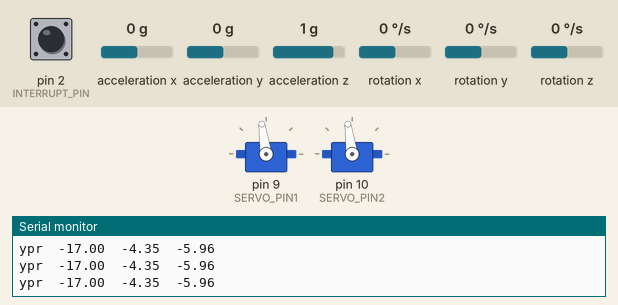
Simulated run of this sketch. Board: Arduino Uno, built with avr-gcc and run on an emulated ATmega328P. Parts: 2 × servo, the last lines printed to the serial monitor. The inputs (shaded band) are chosen by the test bench; at power-on: rotation z 0 °/s, acceleration y 0 g, acceleration x 0 g, acceleration z 1 g, pin 2 (INTERRUPT_PIN) LOW, rotation x 0 °/s, rotation y 0 °/s. The sensor or clock chip raises its interrupt line as the real part does.

Above: at 2.7 s.
2.8 s: rotation z set to -100 °/s
At 3.56 s:
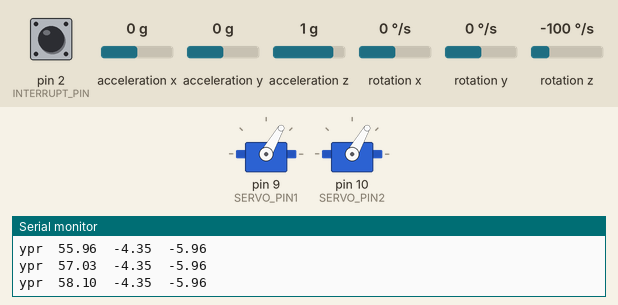
5.8 s: acceleration y set to -1.4 g
At 5.99 s:
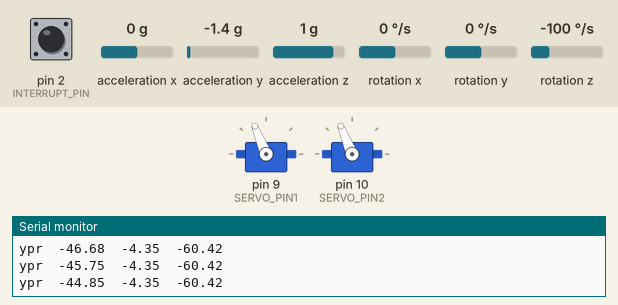
8.8 s: acceleration x set to 1.4 g
At 9.03 s:
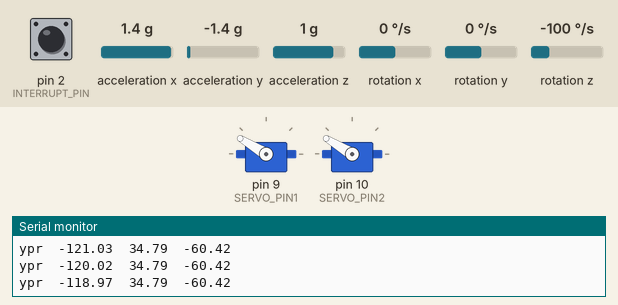
11.8 s: acceleration y set to -0.8 g
14.8 s: acceleration z set to 0 g
Timing chart, 0 to 18.8 s (numbered marks = the images above; inputs shaded):
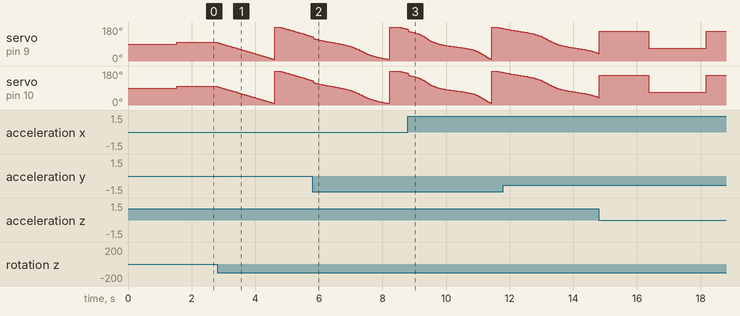

The sketch:

MPU6050_DMP6.ino
```cpp
#include "I2Cdev.h"
#include "MPU6050_6Axis_MotionApps20.h"
#if I2CDEV_IMPLEMENTATION == I2CDEV_ARDUINO_WIRE
#include "Wire.h"
#endif
#include <Servo.h>
Servo myservo1;
Servo myservo2;
MPU6050 mpu;
#define OUTPUT_READABLE_YAWPITCHROLL
#define INTERRUPT_PIN 2
#define LED_PIN 13
#define SERVO_PIN1 9
#define SERVO_PIN2 10

// MPU control/status vars
bool dmpReady = false;  // set true if DMP init was successful
uint8_t mpuIntStatus;   // holds actual interrupt status byte from MPU
uint8_t devStatus;      // return status after each device operation (0 = success, !0 = error)
uint16_t packetSize;    // expected DMP packet size (default is 42 bytes)
uint16_t fifoCount;     // count of all bytes currently in FIFO
uint8_t fifoBuffer[64]; // FIFO storage buffer

// orientation/motion vars
Quaternion q;           // [w, x, y, z]         quaternion container
VectorInt16 aa;         // [x, y, z]            accel sensor measurements
VectorInt16 aaReal;     // [x, y, z]            gravity-free accel sensor measurements
VectorInt16 aaWorld;    // [x, y, z]            world-frame accel sensor measurements
VectorFloat gravity;    // [x, y, z]            gravity vector
float euler[3];         // [psi, theta, phi]    Euler angle container
float ypr[3];           // [yaw, pitch, roll]   yaw/pitch/roll container and gravity vector

// packet structure for InvenSense teapot demo
uint8_t teapotPacket[14] = { '$', 0x02, 0,0, 0,0, 0,0, 0,0, 0x00, 0x00, '\r', '\n' };
float droll;
float croll;
float dpitch;
float cpitch;
float dyoke;
float cyoke;
float roll;
float pitch;
float yoke;

float rn;
float pn;
float yn;


// ================================================================
// ===               INTERRUPT DETECTION ROUTINE                ===
// ================================================================

volatile bool mpuInterrupt = false;     // indicates whether MPU interrupt pin has gone high
void dmpDataReady() {
    mpuInterrupt = true;
}


// ================================================================
// ===                      INITIAL SETUP                       ===
// ================================================================

void setup() {
    myservo1.attach(SERVO_PIN1);
    myservo1.write(90);
    myservo2.attach(SERVO_PIN2);
    myservo2.write(90);
    // join I2C bus (I2Cdev library doesn't do this automatically)
    #if I2CDEV_IMPLEMENTATION == I2CDEV_ARDUINO_WIRE
        Wire.begin();
        //Wire.setClock(400000); // 400kHz I2C clock. Comment this line if having compilation difficulties
    #elif I2CDEV_IMPLEMENTATION == I2CDEV_BUILTIN_FASTWIRE
        Fastwire::setup(400, true);
    #endif
    Serial.begin(38400);
    while (!Serial); // wait for Leonardo enumeration, others continue immediately
    Serial.println(F("Initializing I2C devices..."));
    mpu.initialize();
    pinMode(INTERRUPT_PIN, INPUT);

    // verify connection
    Serial.println(F("Testing device connections..."));
    Serial.println(mpu.testConnection() ? F("MPU6050 connection successful") : F("MPU6050 connection failed"));

    // wait for ready
    delay(1000);
    Serial.println(F("Initializing DMP..."));
    devStatus = mpu.dmpInitialize();

    // supply your own gyro offsets here, scaled for min sensitivity
    mpu.setXGyroOffset(0);
    mpu.setYGyroOffset(200);
    mpu.setZGyroOffset(0);
    mpu.setZAccelOffset(0); // 1688 factory default for my test chip

    // make sure it worked (returns 0 if so)
    if (devStatus == 0) {
        // turn on the DMP, now that it's ready
        Serial.println(F("Enabling DMP..."));
        mpu.setDMPEnabled(true);

        // enable Arduino interrupt detection
        Serial.println(F("Enabling interrupt detection (Arduino external interrupt 0)..."));
        attachInterrupt(digitalPinToInterrupt(INTERRUPT_PIN), dmpDataReady, RISING);
        mpuIntStatus = mpu.getIntStatus();

        // set our DMP Ready flag so the main loop() function knows it's okay to use it
        Serial.println(F("DMP ready! Waiting for first interrupt..."));
        dmpReady = true;

        // get expected DMP packet size for later comparison
        packetSize = mpu.dmpGetFIFOPacketSize();
    } else {
        // ERROR!
        // 1 = initial memory load failed
        // 2 = DMP configuration updates failed
        // (if it's going to break, usually the code will be 1)
        Serial.print(F("DMP Initialization failed (code "));
        Serial.print(devStatus);
        Serial.println(F(")"));
    }

}


// ================================================================
// ===                    MAIN PROGRAM LOOP                     ===
// ================================================================

void loop() {

    if (!dmpReady) return;
    while (!mpuInterrupt && fifoCount < packetSize) {
    }
    mpuInterrupt = false;
    mpuIntStatus = mpu.getIntStatus();
    fifoCount = mpu.getFIFOCount();
    if ((mpuIntStatus & 0x10) || fifoCount == 1024) {
        mpu.resetFIFO();
        Serial.println(F("FIFO overflow!"));
    } else if (mpuIntStatus & 0x02) {
        while (fifoCount < packetSize) fifoCount = mpu.getFIFOCount();
        mpu.getFIFOBytes(fifoBuffer, packetSize);
        fifoCount -= packetSize;


            mpu.dmpGetQuaternion(&q, fifoBuffer);
            mpu.dmpGetGravity(&gravity, &q);
            mpu.dmpGetYawPitchRoll(ypr, &q, &gravity);
            Serial.print("ypr\t");
            roll = ypr[0] * 180/M_PI - 17;
            Serial.print(roll);
            Serial.print("\t");
            yoke = ypr[1] * 180/M_PI - 4.35;
            Serial.print(yoke);
            Serial.print("\t");
            pitch = ypr[2] * 180/M_PI - 5.96;
            Serial.print(pitch);
            Serial.println("\t");
            droll = rn - roll;
            dpitch =pn -pitch;
            dyoke = yn - yoke;
            if (abs(droll) > 1){
            croll = 0.5 * roll;
            myservo1.write(90- croll);
            myservo2.write(90- croll);
            }else{
            myservo1.write(90);
            myservo2.write(90);
              }
    }
}
```
